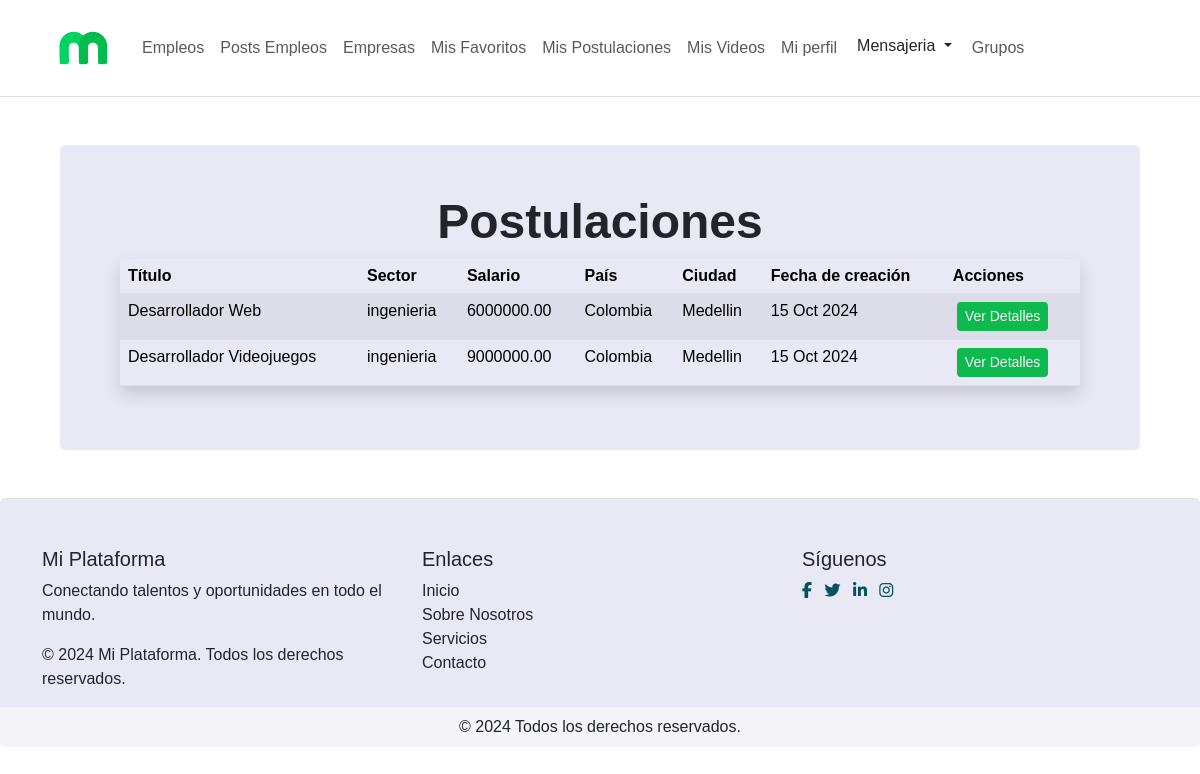
Screenshot of /mis-postulaciones/ (signed in) with the database file from the repository.
### buscador_aspirante/models.py (models this page shows)
class Postulacion(models.Model):
    aspirante = models.ForeignKey(Aspirante, on_delete=models.CASCADE)
    empleo = models.ForeignKey(Empleo, on_delete=models.CASCADE)

### empleos_reclutador/models.py (models this page shows, shortened)
class Empleo(models.Model):
    reclutador = models.ForeignKey(Reclutador_empresa, on_delete=models.CASCADE)
    titulo = models.CharField(max_length=255)
    sector_laboral = models.CharField(max_length=50, choices=SectoresLaborales.choices)
    salario = MoneyField(
        max_digits=14,
        decimal_places=2,
        default_currency='COP',  # Moneda predeterminada para Colombia
        currency_choices=[
            ('COP', 'Peso colombiano (COP)'),  # Empleos locales
            ('USD', 'Dólar estadounidense (USD)'),  # Empleos virtuales (EE.UU.)
            ('EUR', 'Euro (EUR)'),  # Empleos virtuales (Europa)
            ('GBP', 'Libra esterlina (GBP)'),  # Empleos virtuales (Reino Unido)
            ('CAD', 'Dólar canadiense (CAD)'),  # Empleos virtuales (Canadá)
            ('AUD', 'Dólar australiano (AUD)'),  # Empleos virtuales (Australia)
            ('BTC', 'Bitcoin (BTC)'),  # Criptomonedas
            ('ETH', 'Ethereum (ETH)'),  # Criptomonedas
        ],
    )
    pais = models.CharField(max_length=50, choices=Paises.choices)
    ciudad = models.CharField(max_length=100)
    fecha_creacion = models.DateTimeField(default=timezone.now)  # Campo de fecha y hora
    descripcion = models.TextField()
    habilidades = models.TextField()
    experiencia = models.TextField()
    nivel_estudios = models.TextField()
    MODALIDAD_TRABAJO = [('virtual', 'virtual'), ('presencial', 'presencial'), ('mixto', 'mixto')]
    modalidad_trabajo = models.CharField(max_length=50, choices=MODALIDAD_TRABAJO)
    palabras_clave = models.TextField()
    CONTRATO_CHOICES = [
        ('termino_fijo', 'Contrato a Término Fijo'),
        ('termino_indefinido', 'Contrato a Término Indefinido'),
        ('aprendizaje', 'Contrato de Aprendizaje'),
        ('obra_labor', 'Contrato por Obra o Labor'),
        ('tiempo_parcial', 'Contrato a Tiempo Parcial'),
        ('teletrabajo', 'Contrato de Teletrabajo'),
        ('temporada', 'Contrato de Temporada'),
        ('servicios', 'Contrato de Servicios'),
    ]
    tipo_contrato = models.CharField(
        max_length=30,
        choices=CONTRATO_CHOICES,
        default='termino_fijo'  # Puedes cambiar el valor por defecto
    )
    competencias_tecnicas = models.TextField()
    habilidades_blandas = models.TextField(blank=True, null=True)
    video_presentacion = models.FileField(upload_to='videos_presentacion_empleo/')
    embeddings = models.TextField(blank=True, null=True)  # Para almacenar embeddings en formato JSON

### buscador_aspirante/views.py (the view)
# urls.py: path('mis-postulaciones/', views.ver_mis_postulaciones, name='mis_postulaciones'),
def ver_mis_postulaciones(request):
    aspirante = Aspirante.objects.get(usuario=request.user)
    postulaciones = Postulacion.objects.filter(aspirante=aspirante)
    return render(request, 'mis_postulaciones.html', {'postulaciones': postulaciones})

### buscador_aspirante/templates/mis_postulaciones.html (shortened to what this page needs)
{% extends 'base_aspirante.html' %}
{% block content %}
<div class="container-fluid">
    <div class="row m-5">
        <div class="container-md rounded " style="background-color: #e9e9f6;">
            <div class="row border-5 m-5">
            <h1 class="titulo_magneto_2">Postulaciones</h1>
            {% if postulaciones %}
                <table class="table table-striped shadow table-hover">
                    <thead>
                        <tr>
                            <th>Título</th>
                            <th>Sector</th>
                            <th>Salario</th>
                            <th>País</th>
                            <th>Ciudad</th>
                            <th>Fecha de creación</th>
                            <th>Acciones</th>
                        </tr>
                    </thead>
                    <tbody>
                        {% for postulacion in postulaciones %}
                            <tr>
                                <td>{{ postulacion.empleo.titulo }}</td>
                                <td>{{ postulacion.empleo.sector_laboral }}</td>
                                <td>{{ postulacion.empleo.salario }}</td>
                                <td>{{ postulacion.empleo.pais }}</td>
                                <td>{{ postulacion.empleo.ciudad }}</td>
                                <td>{{ postulacion.empleo.fecha_creacion|date:"d M Y" }}</td>
                                <td>
                                    <a href="{% url 'detalle_empleo_aspirante' postulacion.empleo.id %}" class="btn btn-outline-light btn-sm fondo_verde border-0 mx-1">Ver Detalles</a>
                                </td>
                            </tr>
                        {% endfor %}
                    </tbody>
                </table>
            {% else %}
                <p>No te has postulado.</p>
            {% endif %}
            </div>
        </div>
    </div>
</div>
{% endblock %}

### redSocialMagneto/static/styles/global.css (style rules this page uses)
body { background-color: white; }
.fondo_verde { background-color: #0EBA4E; }
a { text-decoration: none; }
.titulo_magneto_2 { font-size: 3rem; font-family: 'Minimo', sans-serif !important; font-weight: bold; }
* { box-sizing: border-box; margin: 0; padding: 0; font-family: Arial, Helvetica, sans-serif; }
th, td { background-color: transparent !important; }

### rows the page displays
Postulacion: empleo.titulo "Desarrollador Web", empleo.sector_laboral "ingenieria", empleo.salario "6000000.00", empleo.pais "Colombia", empleo.ciudad "Medellin", empleo.fecha_creacion "15 Oct 2024"
Postulacion: empleo.titulo "Desarrollador Videojuegos", empleo.sector_laboral "ingenieria", empleo.salario "9000000.00", empleo.pais "Colombia", empleo.ciudad "Medellin", empleo.fecha_creacion "15 Oct 2024"
